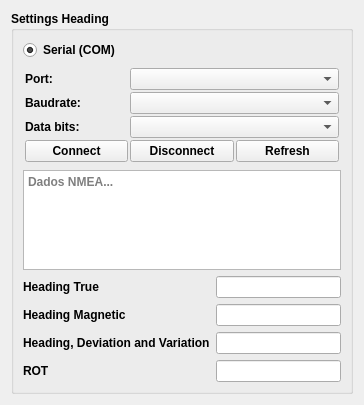
          <widget class="QWidget" name="page_heading">
           <layout class="QVBoxLayout" name="fusionLayout">
            <item>
             <widget class="QGroupBox" name="groupHdg">
              <property name="sizePolicy">
               <sizepolicy hsizetype="Preferred" vsizetype="Preferred">
                <horstretch>0</horstretch>
                <verstretch>0</verstretch>
               </sizepolicy>
              </property>
              <property name="font">
               <font>
                <weight>75</weight>
                <bold>true</bold>
               </font>
              </property>
              <property name="title">
               <string>Settings Heading</string>
              </property>
              <layout class="QFormLayout" name="formLayoutFusion">
               <item row="0" column="0" colspan="2">
                <layout class="QHBoxLayout" name="horizontalLayout_2">
                 <item>
                  <widget class="QRadioButton" name="radioButton_serialHead">
                   <property name="text">
                    <string>Serial (COM)</string>
                   </property>
                   <property name="checked">
                    <bool>true</bool>
                   </property>
                  </widget>
                 </item>
                 <item>
                  <spacer name="horizontalSpacer_2">
                   <property name="orientation">
                    <enum>Qt::Horizontal</enum>
                   </property>
                   <property name="sizeHint" stdset="0">
                    <size>
                     <width>40</width>
                     <height>20</height>
                    </size>
                   </property>
                  </spacer>
                 </item>
                </layout>
               </item>
               <item row="1" column="0" colspan="2">
                <layout class="QGridLayout" name="gridLayout_3" rowstretch="0,0,0,0" columnstretch="0,0,0,0,0">
                 <property name="leftMargin">
                  <number>2</number>
                 </property>
                 <property name="topMargin">
                  <number>2</number>
                 </property>
                 <property name="rightMargin">
                  <number>2</number>
                 </property>
                 <property name="bottomMargin">
                  <number>2</number>
                 </property>
                 <property name="spacing">
                  <number>2</number>
                 </property>
                 <item row="1" column="3" colspan="2">
                  <widget class="QComboBox" name="comboBox_baudhdg"/>
                 </item>
                 <item row="2" column="3" colspan="2">
                  <widget class="QComboBox" name="comboBox_datahdg"/>
                 </item>
                 <item row="3" column="0">
                  <widget class="QPushButton" name="btn_connecthdg">
                   <property name="sizePolicy">
                    <sizepolicy hsizetype="Preferred" vsizetype="Preferred">
                     <horstretch>0</horstretch>
                     <verstretch>0</verstretch>
                    </sizepolicy>
                   </property>
                   <property name="text">
                    <string>Connect</string>
                   </property>
                  </widget>
                 </item>
                 <item row="3" column="4">
                  <widget class="QPushButton" name="btnResetHdg">
                   <property name="sizePolicy">
                    <sizepolicy hsizetype="Preferred" vsizetype="Preferred">
                     <horstretch>0</horstretch>
                     <verstretch>0</verstretch>
                    </sizepolicy>
                   </property>
                   <property name="text">
                    <string>Refresh</string>
                   </property>
                  </widget>
                 </item>
                 <item row="2" column="0">
                  <widget class="QLabel" name="label_4">
                   <property name="text">
                    <string>Data bits:</string>
                   </property>
                  </widget>
                 </item>
                 <item row="1" column="0">
                  <widget class="QLabel" name="label_2">
                   <property name="text">
                    <string>Baudrate:</string>
                   </property>
                  </widget>
                 </item>
                 <item row="0" column="0">
                  <widget class="QLabel" name="label_3">
                   <property name="text">
                    <string>Port:</string>
                   </property>
                  </widget>
                 </item>
                 <item row="3" column="3">
                  <widget class="QPushButton" name="btn_disconhdg">
                   <property name="sizePolicy">
                    <sizepolicy hsizetype="Preferred" vsizetype="Preferred">
                     <horstretch>0</horstretch>
                     <verstretch>0</verstretch>
                    </sizepolicy>
                   </property>
                   <property name="text">
                    <string>Disconnect</string>
                   </property>
                  </widget>
                 </item>
                 <item row="0" column="3" colspan="2">
                  <widget class="QComboBox" name="comboBox_porthdg"/>
                 </item>
                </layout>
               </item>
               <item row="2" column="0" colspan="2">
                <layout class="QVBoxLayout" name="verticalLayout">
                 <item>
                  <widget class="QTextEdit" name="textEdit_consolehdg">
                   <property name="sizePolicy">
                    <sizepolicy hsizetype="MinimumExpanding" vsizetype="Fixed">
                     <horstretch>0</horstretch>
                     <verstretch>0</verstretch>
                    </sizepolicy>
                   </property>
                   <property name="maximumSize">
                    <size>
                     <width>16777215</width>
                     <height>100</height>
                    </size>
                   </property>
                   <property name="placeholderText">
                    <string>Dados NMEA...</string>
                   </property>
                  </widget>
                 </item>
                </layout>
               </item>
               <item row="3" column="1">
                <widget class="QLineEdit" name="line_rumoTrue"/>
               </item>
               <item row="3" column="0">
                <widget class="QLabel" name="label_31">
                 <property name="text">
                  <string>Heading True</string>
                 </property>
                </widget>
               </item>
               <item row="4" column="0">
                <widget class="QLabel" name="label_32">
                 <property name="text">
                  <string>Heading Magnetic</string>
                 </property>
                </widget>
               </item>
               <item row="4" column="1">
                <widget class="QLineEdit" name="lineEdit_rumoMag"/>
               </item>
               <item row="5" column="0">
                <widget class="QLabel" name="label_33">
                 <property name="text">
                  <string>Heading, Deviation and Variation</string>
                 </property>
                </widget>
               </item>
               <item row="5" column="1">
                <widget class="QLineEdit" name="lineEdit_rumoDesvio"/>
               </item>
               <item row="6" column="1">
                <widget class="QLineEdit" name="lineEdit_rumoROT"/>
               </item>
               <item row="6" column="0">
                <widget class="QLabel" name="label_rot">
                 <property name="text">
                  <string>ROT</string>
                 </property>
                </widget>
               </item>
              </layout>
             </widget>
            </item>
           </layout>
          </widget>
